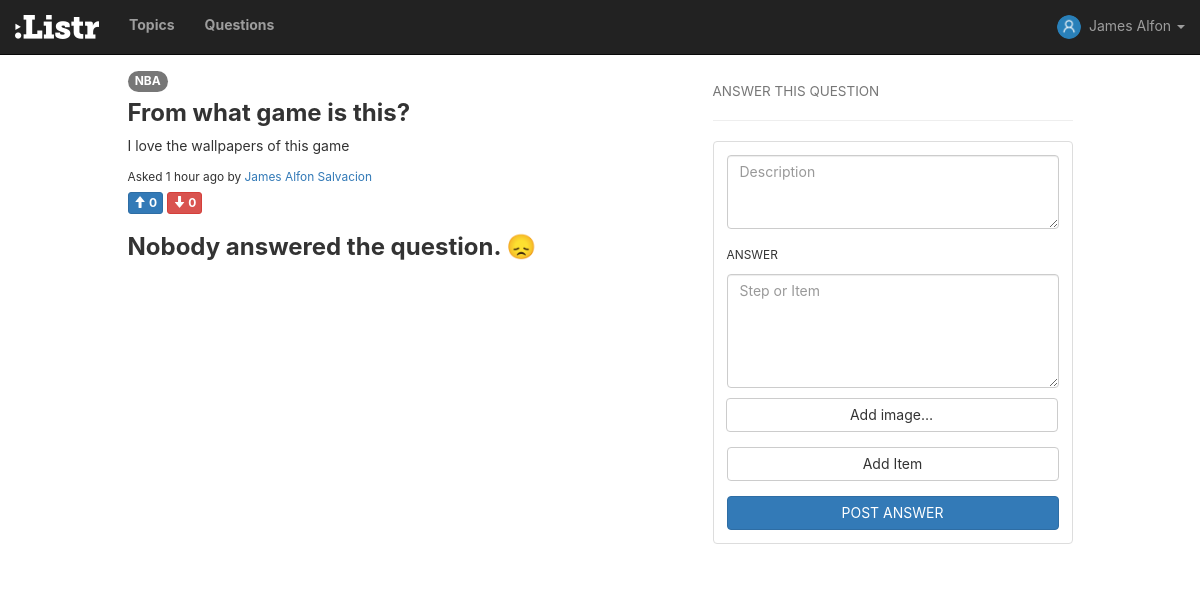
/questions/52/ (signed in), run on the app's committed database.
### questions/models.py (models this page shows, shortened)
class Question(models.Model):
	question = models.CharField(max_length = 30)
	details = models.CharField(max_length = 100, default = "")
	questioner = models.ForeignKey(User, on_delete = models.CASCADE)
	question_date = models.DateTimeField(auto_now_add=True)
	upvotes = models.IntegerField(default = 0)
	downvotes = models.IntegerField(default = 0)
	topic = models.ForeignKey(Topic, blank = True, null = True, on_delete = models.CASCADE)
	image = models.FileField(blank=True)
	def __unicode__(self):
		return self.question
	class Meta:
		ordering = ['-question_date']

class Topic(models.Model):
	topic = models.CharField(max_length = 30)
	details = models.CharField(max_length = 100, default = "")
	creator = models.ForeignKey(User, on_delete = models.CASCADE)
	create_date = models.DateTimeField(auto_now_add=True)
	is_verified = models.BooleanField(default = False)
	image = models.FileField(blank=True)
	def __unicode__(self):
		return self.topic
	class Meta:
		ordering = ['topic']

### questions/views.py (the view)
# urls.py: url(r'^questions/(?P<question_id>[0-9]+)/$', views.question_detail, name='question_detail'),
def question_detail(request, question_id):
	if not request.user.is_authenticated:
		return redirect('/')
	question = Question.objects.get(id = question_id)
	all_answers = Answer.objects.filter(question = question)
	date = prettydate(question.question_date)
	date_relative = []
	for item in all_answers:
		item.answers = Instruction.objects.filter(answer = item)
		item.comments = Comment.objects.filter(answer = item)
		item.comment_count = len(item.comments)
		if isinstance(item.answer_date, datetime):
			tmp = prettydate(item.answer_date)
		else:
			tmp = "No date specified"
		date_relative.append(tmp)
	zipped_data = zip(all_answers, date_relative)
	context = {
		'question': question,
		'answers': zipped_data,
		'question_date': date
	}
	return render(request, 'question_select.html', context)

### questions/views.py (called while the page is built)
def prettydate(d):
	utc = UTC()
	diff = datetime.now(utc) - d
	s = diff.seconds
	if diff.days > 7 or diff.days < 0:
		return d.strftime('%b %d, %Y')
	elif diff.days == 1:
		return '1 day ago'
	elif diff.days > 1:
		return '{} days ago'.format(diff.days)
	elif s <= 1:
		return 'just now'
	elif s < 60:
		return '{} seconds ago'.format(s)
	elif s < 120:
		return '1 minute ago'
	elif s < 3600:
		return '{} minutes ago'.format(s/60)
	elif s < 7200:
		return '1 hour ago'
	else:
		return '{} hours ago'.format(s/3600)

	def utcoffset(self, dt):
		return ZERO

	def dst(self, dt):
		return ZERO

### questions/templates/question_select.html (shortened to what this page needs)
{% extends "base.html" %}
{% load static %}
{% block content %}
<small class="label label-default" style="font-size: 12px; border-radius: 50px;"><a href="/topics/{{question.topic.id}}" class="topic-btn">{{question.topic}}</a></small>
<h3 style="font-weight:bold; margin-top:10px;">{{question}}</h3>
<p class="more">{{question.details}}</p>
<small>
  Asked {{question_date}} by <a href="">{{question.questioner.first_name}} {{question.questioner.last_name}}</a>
</small>
<div style="padding-top: 5px;">
        <form action="{% url 'question_upvote' question_id=question.pk%}?next={{ request.path }}" method="POST" style="display:inline-block;">
            <button type="submit" class="btn btn-primary btn-xs">
              <span class="glyphicon glyphicon-arrow-up"></span>
              <span style="font-weight:bold">{{question.upvotes}}</span>
            </button>
        </form>
        <form class="" action="{% url 'question_downvote' question_id=question.pk%}?next={{ request.path }}" method="POST" style="display:inline-block;">
            <button type="submit" class="btn btn-danger btn-xs">
              <span class="glyphicon glyphicon-arrow-down"></span>
              <span style="font-weight:bold">{{question.downvotes}}</span>
            </button><br>
        </form>
</div>
{% if answers|length > 0%}
  <br>
  {% if answers|length > 1%}
    <h3><small>{{answers|length}} Answers</small></h3>
  {% else %}
    <h3><small>{{answers|length}} Answer</small></h3>
  {% endif %}
  <hr>
  {% for answer, date_answered in answers %}
  <div class="panel panel-default">
    <div class="panel-heading" style="padding-bottom:10px">
      <div class="row">
        <div class="col-xs-1">
          <img class="center-cropped" src="{% static 'questions/assets/default-user-avatar.png' %}" height="30px" width="30px">
        </div>
        <div class="col-xs-11" style="padding-left: 5px;">
          <h5 style="font-weight:bold; margin-top:0px; margin-bottom:5px;">
            <a href="{% url 'profile' answer.respondent.id %}">
              {{ answer.respondent.first_name }} {{ answer.respondent.last_name }}
            </a>
            <small>@{{answer.respondent.username}}</small>
          </h5>
          <h6 style="margin-bottom:0px; margin-top:5px;">Info</h6>
        </div>
      </div>
    </div>
    <div class="panel-body" style="padding-top:0; padding-bottom:5px">
      <p style="margin: 5px auto; word-wrap: break-word;">{{answer.description}}</p>
      {% if answer.answers|length > 1 %}
        <small><a href="{% url 'answer_detail' answer_id=answer.id %}">Show {{answer.answers|length}} Items</a></small>
      {% elif answer.answers|length == 1 %}
        <small><a href="{% url 'answer_detail' answer_id=answer.id %}">Show {{answer.answers|length}} Items</a></small>
      {% else %}
        <small><a href="{% url 'answer_detail' answer_id=answer.id %}">Show Answer</a></small>
      {% endif %}
    </div>
    <div class="panel-footer" style="padding-top:10px; padding-bottom:10px;">
      <div>
        <form action="{% url 'answer_upvote' answer_id=answer.pk%}?next={{ request.path }}" method="POST" style="display:inline-block;">
        {% csrf_token %}
            <button type="submit" class="btn btn-primary btn-xs">
              <span class="glyphicon glyphicon-arrow-up"></span>
              <span style="font-weight:bold">{{answer.upvotes}}</span>
            </button>
        </form>
        <form action="{% url 'answer_downvote' answer_id=answer.pk%}?next={{ request.path }}" method="POST" style="display:inline-block;">
        {% csrf_token %}
            <button type="submit" class="btn btn-danger btn-xs">
              <span class="glyphicon glyphicon-arrow-down"></span>
              <span style="font-weight:bold">{{answer.downvotes}}</span>
            </button><br>
        </form>
      </div>
      <small style="color:darkgray">
        <span class="glyphicon glyphicon-comment"></span>
        <span style="color:darkgray">{{answer.comment_count}}</span>
      </small>
      <small> - </small>
      <small style="color:darkgray">{{date_answered}}</small>
    </div>
  </div>
  {% endfor %}
{% else %}
  <h3 style="font-weight:bold">Nobody answered the question. 😞</h3>
{% endif %}
{% endblock %}
{% block rightbar %}
  {% include "rightbar/answer.html" %}
{% endblock%}

### questions/templates/navbar.html (shortened to what this page needs)
{% load static %}
<nav class="navbar navbar-inverse navbar-fixed-top listr-navbar">
  <div class="container-fluid">
    <div class="navbar-header">
      <a class="navbar-brand" href="/questions"><img src="{% static 'questions/assets/logo-small.png' %}" alt="Listr"></a>
    </div>
    <div class="collapse navbar-collapse" id="bs-example-navbar-collapse-1">
      <ul class="nav navbar-nav">
        <li><a href="/topics" style="font-weight:bold">Topics</a></li>
        <li><a href="/questions" style="font-weight:bold">Questions</a></li>
      </ul>
      <ul class="nav navbar-nav navbar-right">
        <li class="dropdown">
          <a href="#" class="dropdown-toggle" data-toggle="dropdown" role="button" aria-haspopup="true" aria-expanded="false">
            <img class="center-cropped" src="{% static 'questions/assets/default-user-avatar.png' %}" width="24px" height="24px" style="border:none;">&nbsp;&nbsp;{{user.first_name}} <span class="caret"></span>
          </a>
        </li>
      </ul>
    </div>
  </div>
</nav>

### questions/static/questions/css/app.css (style rules this page uses)
body { font-family: -apple-system, BlinkMacSystemFont, "Segoe UI", Helvetica, Arial, sans-serif, "Apple Color Emoji", "Segoe UI Emoji", "Segoe UI Symbol"; padding-top: 70px; }
.topic-btn { color: white; }
.center-cropped { object-fit: scale-down; object-position: center; border-radius: 500px; border: 0.5px solid lightgray; }

### data on the page
Question: topic "NBA", question "From what game is this?", details "I love the wallpapers of this game", questioner.first_name "James Alfon", questioner.last_name "Salvacion", upvotes "0", downvotes "0"

### other printed values
{{ user.first_name }} "James Alfon"
{{ question_date }} "1 hour ago"
